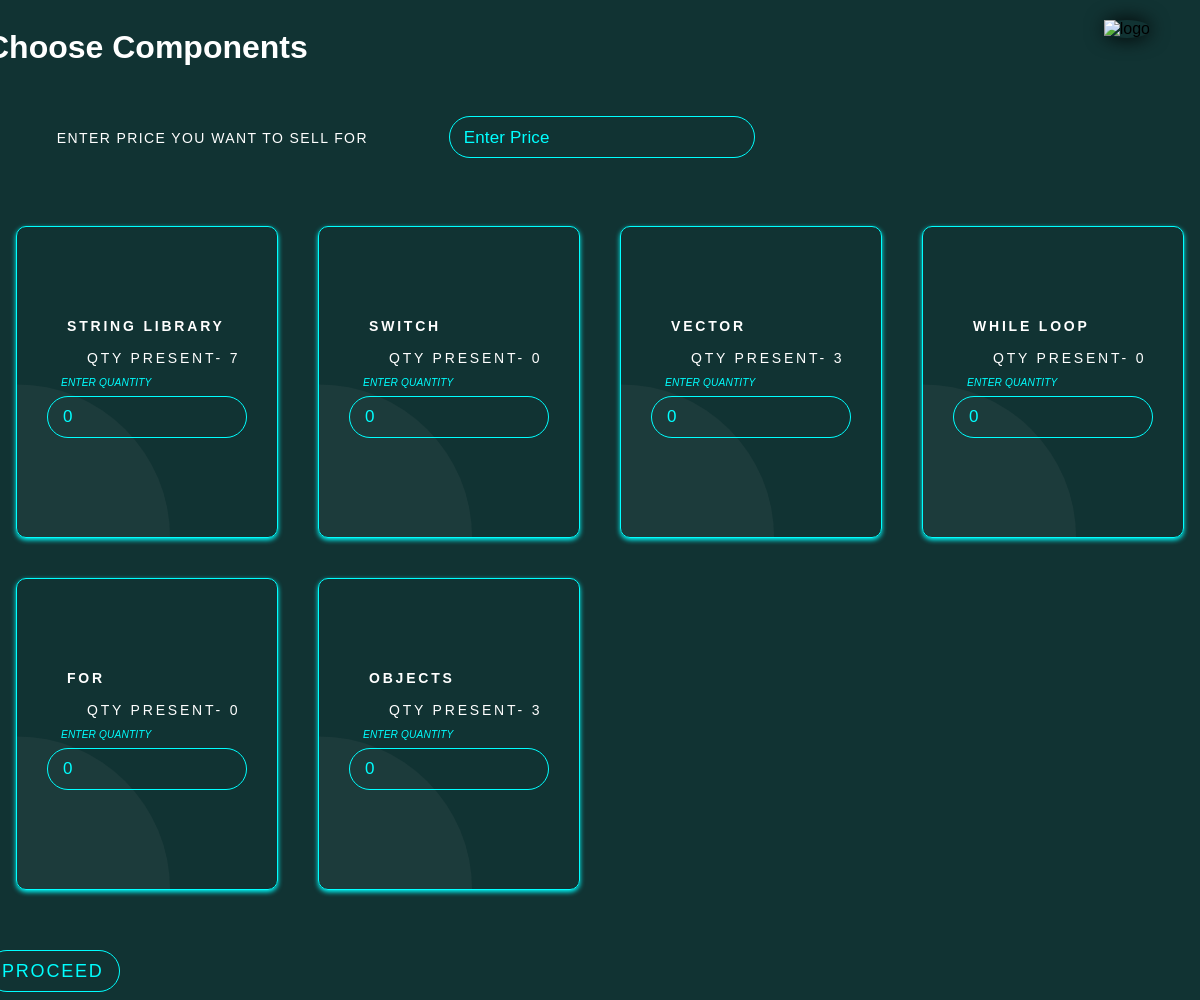
The page /generate-code/ (signed in) on the database its author committed.
### models/models.py (models this page shows, shortened)
class TeamComponents(models.Model):
    component = models.ForeignKey(Components, on_delete=models.CASCADE)
    team = models.ForeignKey(Team, on_delete=models.CASCADE)
    quantity = models.IntegerField(default=0)

class Components(models.Model):
    id = models.CharField(max_length=256, default=uuid.uuid1, primary_key=True)
    contestId = models.ForeignKey("Contest", on_delete=models.CASCADE)
    componentName = models.CharField(max_length=256)
    componentDescription = models.TextField(max_length=256)
    componentPrice = models.PositiveBigIntegerField(default=100)

### authentication/views.py (the view, shortened to what this page needs)
# urls.py: path('generate-code/', generateCode, name="generate-code"),
@login_required
def generateCode(request):
    if len(Contest.objects.all()) == 0:
        return HttpResponseRedirect(reverse_lazy('home'))
    contest = Contest.objects.all()[0]
    date = datetime(year=contest.date.year, month=contest.date.month, day=contest.date.day,
                    minute=contest.start_time.minute, hour=contest.start_time.hour)
    if date > datetime.now():
        return render(request, "NotStarted.html")
    if len(PlayerTeam.objects.all().filter(player=request.user)) == 0:
        return render(request, "started.html")
    if request.method == "GET":
        components = TeamComponents.objects.all().filter(team=PlayerTeam.objects.get(player=request.user).team)
        return render(request, "generateTradeCode.html", {"components": components})

### templates/generateTradeCode.html (shortened to what this page needs)
<!DOCTYPE html>
<html lang="en">
<head>
</head>
<body>
<div class="logo"><img src="https://res.cloudinary.com/dvrvsq95h/image/upload/v1616342694/transparent_logo_ssvk91.png"
                       alt="logo"/></div>
<form method="post">
    <h1 style="color: white">Choose Components</h1>
    <div class="row">
            <p class="title"style="color:white;">Enter price you want to sell for<br><br>
            </p>
            <div class="question">
                <input type="number" required min="0"
                       name="cost"/>
                <label>Enter Price</label>
            </div>
            <p>
    </div>
    <div class="row">
        {% for component in components %}
            <div class="card">
                <p class="title">{{ component.component.componentName }}<br><br><span>Qty Present- {{ component.quantity }}</span>
                </p>
                <div class="question">
                    <input type="number" required value="0" min="0" max="{{ component.quantity }}"
                           name="{{ component.component.id }}"/>
                    <label>Enter Quantity</label>
                </div>
                <p>
                <div class="circle">
                </div>
            </div>
        {% endfor %}
    </div>
    <div class="button-group">
        <button type="submit">Proceed</button>
    </div>
</form>
</body>
</html>

### rows shown on the page
TeamComponents: component.componentName "STRING LIBRARY", quantity "7"
TeamComponents: component.componentName "SWITCH", quantity "0"
TeamComponents: component.componentName "VECTOR", quantity "3"
TeamComponents: component.componentName "WHILE LOOP", quantity "0"
TeamComponents: component.componentName "FOR", quantity "0"
TeamComponents: component.componentName "OBJECTS", quantity "3"
